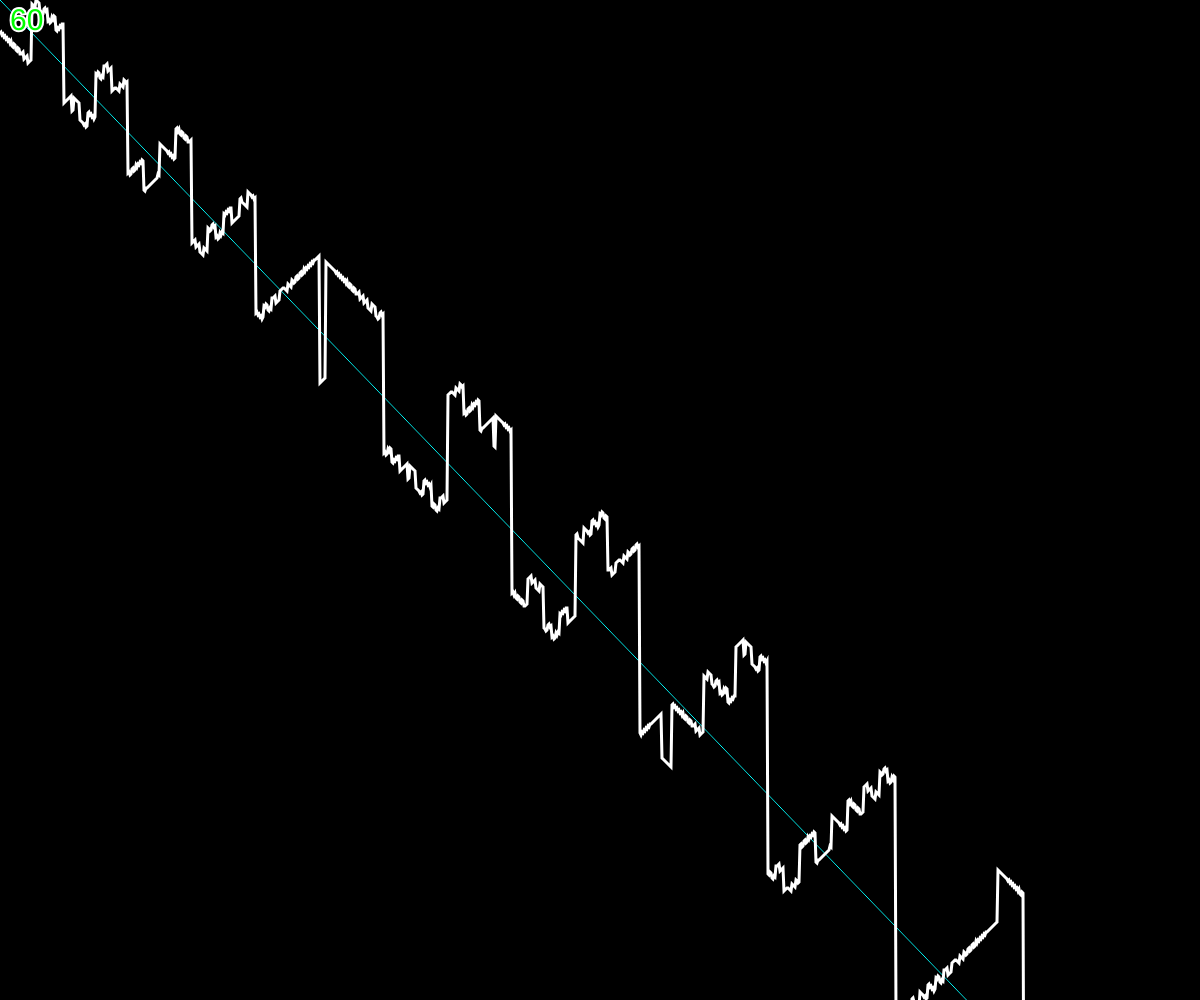
Frame 1 (no input)
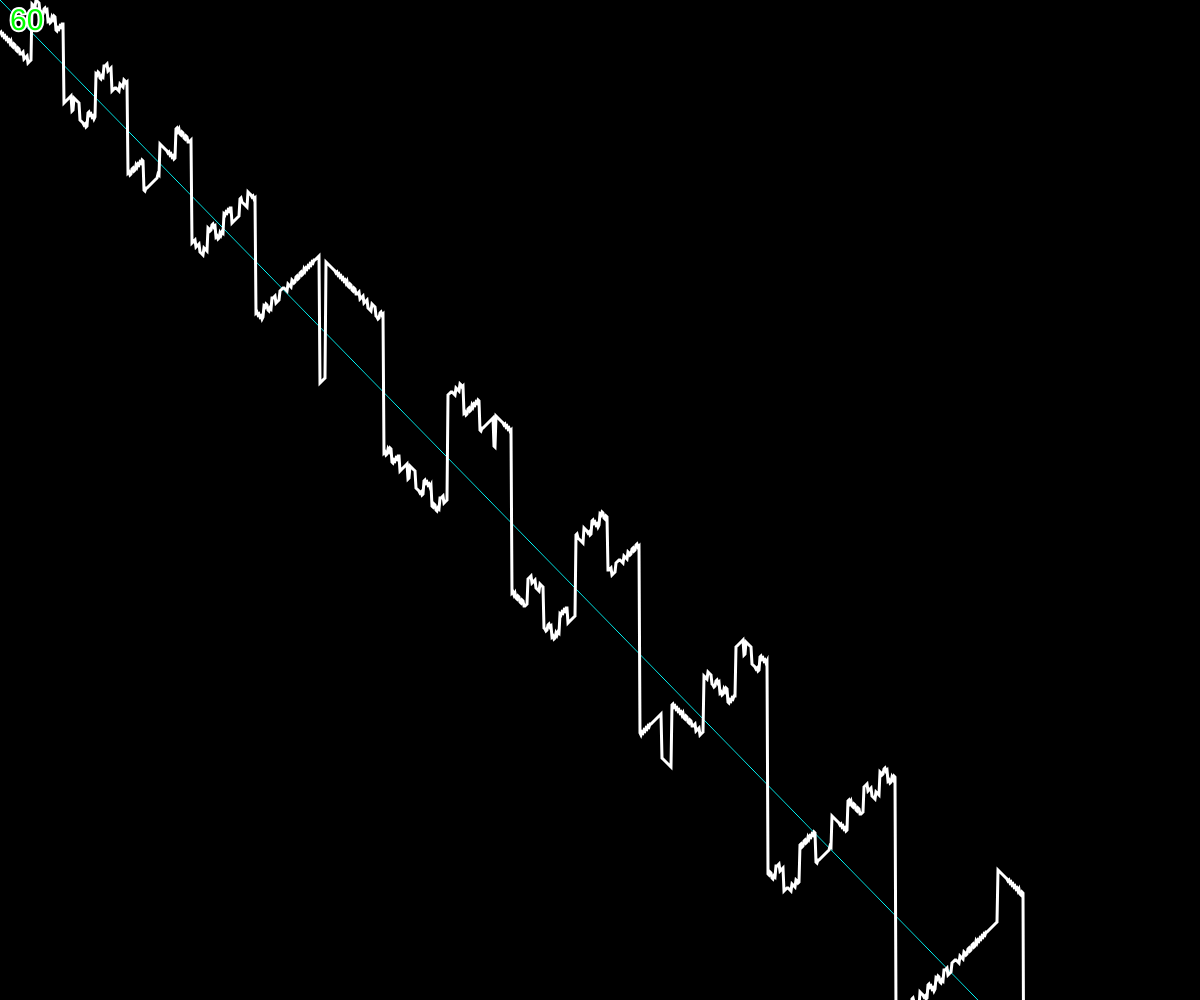
Frame 60 (no input)
Frame 120 (the mouse pressed at the canvas centre since frame 60): identical to frame 60, image omitted

The p5.js sketch that drew these frames (run headless with seeded random() and noise() and a simulated clock; from frame 60 on, the mouse is pressed at the canvas centre):

// p5.js sketch
// ── sketch.js
let result;
let mutationRate = 0.01;
let p;

function setup() {
    createCanvas(windowWidth, windowHeight)
    result = new Array();
    for (let x = 0; x < width; x++) {
        result[x] = func(x);
    }
    p = new Population(100, 3, 3);
}

function draw() {
    background(0);
    strokeWeight(1);

    p.think();
    p.calculateError();
    p.evaluateBest();
    p.drawBest();

    p.mutate();


    drawResult();


    strokeWeight(4);
    textSize(30);
    fill(0, 255, 0)
    text(Math.round(frameRate()), 10, 30);
}

function func(x) {
    return x ^ 3 + 4 * x / 42 + 30;
}

function drawResult() {
    noFill();
    stroke(255);
    strokeWeight(3);
    beginShape();
    for (let x = 0; x < width; x++) {
        vertex(x, result[x]);
    }
    endShape();
}
// ── Entity.js
class Entity {
    constructor(l1q, l2q) {
        this.l1w = new Array();
        for (let i = 0; i < l1q; i++) {
            this.l1w[i] = random(-1, 1);
        }

        this.l2w = new Array();
        for (let i = 0; i < l2q; i++) {
            this.l2w[i] = random(-1, 1);
        }


        this.y = new Array();
        this.error = -1;
    }

    draw() {
        noFill();
        stroke(0, 255, 255);
        beginShape();
        for (let x = 0; x < width; x++) {
            vertex(x, this.y[x]);
        }
        endShape();
    }

    calculateError() {
        this.error = 0;
        for (let x = 0; x < width; x++) {
            this.error += Math.pow((this.y[x] - result[x]), 2);
        }
    }

    think() {
        let brain = new NeuralNetwork(this.l1w, this.l2w);
        for (let x = 0; x < width; x++) {
            this.y[x] = brain.feedForward(x);
        }
    }
}

function getMutation(entity) {
    let newEntity = new Entity();

    for (let i = 0; i < entity.l1w.length; i++) {
        if (Math.random() < mutationRate) {
            newEntity.l1w[i] = random(1);
        } else {
            newEntity.l1w[i] = entity.l1w[i];
        }
    }

    for (let i = 0; i < entity.l2w.length; i++) {
        if (Math.random() < mutationRate) {
            newEntity.l2w[i] = random(-1, 1);
        } else {
            newEntity.l2w[i] = entity.l2w[i];
        }
    }

    return newEntity;
}
// ── NeuralNetwork.js
class NeuralNetwork {
    constructor(l1w, l2w) {
        this.l1w = l1w;
        this.l1r = new Array(l1w.length);

        this.l2w = l2w;
        // this.l2r = new Array(l2w.length); // outputvalue
    }

    feedForward(inputValue) {
        this.l1r = new Array(this.l1w.length);

        for (let i = 0; i < this.l1r.length; i++) {
            this.l1r[i] = this.l1w[i] * inputValue;

        }

        let outputValue = 0;
        for (let i = 0; i < this.l2w.length; i++) {
            // console.log(this.l1r[i])
            // console.log(this.l2w[i])
            outputValue += this.l1r[i] * this.l2w[i];
        }

        return outputValue;
    }
}
// ── Population.js
class Population {
    constructor(quantity, arg1, arg2) {
        this.entities = new Array();
        for (let i = 0; i < quantity; i++) {
            this.entities.push(new Entity(arg1, arg2));
        }

        this.bestIndex = -1;
        this.worstIndex = -1;
        this.smallestError = -1;
        this.biggestError = -1;
    }

    think() {
        for (let i = 0; i < this.entities.length; i++) {
            this.entities[i].think();
        }
    }

    drawBest() {
        this.entities[this.bestIndex].draw();
    }

    calculateError() {
        for (let i = 0; i < this.entities.length; i++) {
            this.entities[i].calculateError();
        }
    }

    evaluateBest() {
        this.smallestError = Infinity;
        for (let i = 0; i < this.entities.length; i++) {
            if (this.entities[i].error <= this.smallestError) {
                this.smallestError = this.entities[i].error;
                this.bestIndex = i;
            }
        }
    }

    evaluateWorst() {
        this.biggesttError = 0;
        for (let i = 0; i < this.entities.length; i++) {
            if (this.entities[i].error >= this.biggestError) {
                this.biggestError = this.entities[i].error;
                this.worstIndex = i;
            }
        }
    }

    mutate() {
        for (let i = 0; i < this.entities.length; i++) {
            if (i != this.bestIndex) {
                this.entities[i] = getMutation(this.entities[i]);
            }
        }
    }

    pickOne() {
        while (true) {
            let error = random(this.smallestError, this.biggestError);
            let index = Math.floor(random(this.entities.length));
            if (this.entities[index].error < error) {
                return this.entities[index];
            }
        }
    }

    crossover() {
        for (let i = 0; i < this.entities.length; i++) {
            if (i != this.bestIndex) {
                let e1 = this.pickOne();
                let e2 = this.pickOne();

                let newEntity = new Entity();
                for (let x = 0; x < width; x++) {
                    if (Math.random() < 0.5) {
                        newEntity.y[x] = e1.y[x];
                    } else {
                        newEntity.y[x] = e2.y[x];
                    }
                }
                this.entities[i] = newEntity;
            }
        }
    }
}
